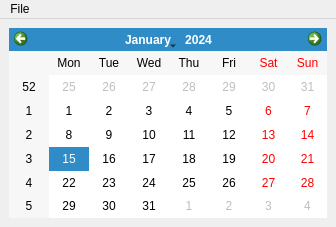
<ui version="4.0" >
 <class>MainWindow</class>
 <widget class="QMainWindow" name="MainWindow" >
  <property name="geometry" >
   <rect>
    <x>0</x>
    <y>0</y>
    <width>336</width>
    <height>227</height>
   </rect>
  </property>
  <property name="windowTitle" >
   <string>Teste</string>
  </property>
  <widget class="QWidget" name="centralWidget" >
   <layout class="QGridLayout" name="gridLayout" >
    <item row="0" column="0" >
     <widget class="QCalendarWidget" name="calendarWidget" />
    </item>
   </layout>
  </widget>
  <widget class="QMenuBar" name="menuBar" >
   <property name="geometry" >
    <rect>
     <x>0</x>
     <y>0</y>
     <width>336</width>
     <height>29</height>
    </rect>
   </property>
   <widget class="QMenu" name="menuFile" >
    <property name="title" >
     <string>File</string>
    </property>
    <addaction name="actionQuit" />
   </widget>
   <addaction name="menuFile" />
  </widget>
  <action name="actionQuit" >
   <property name="text" >
    <string>Quit</string>
   </property>
  </action>
 </widget>
 <resources/>
 <connections>
  <connection>
   <sender>actionQuit</sender>
   <signal>activated()</signal>
   <receiver>MainWindow</receiver>
   <slot>close()</slot>
   <hints>
    <hint type="sourcelabel" >
     <x>-1</x>
     <y>-1</y>
    </hint>
    <hint type="destinationlabel" >
     <x>167</x>
     <y>113</y>
    </hint>
   </hints>
  </connection>
 </connections>
</ui>
